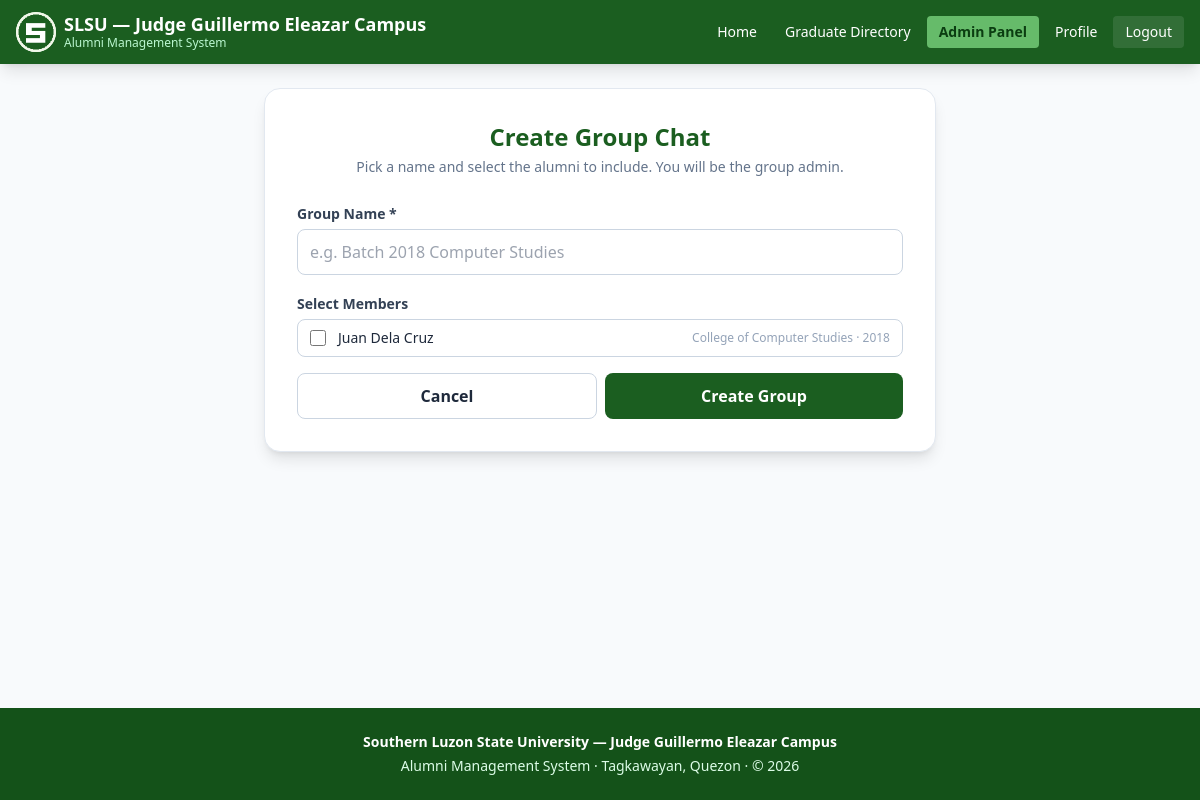
/messages/group/new (signed in), run on the app's committed database.
### tables this page shows
CREATE TABLE users (
    id INTEGER PRIMARY KEY AUTOINCREMENT,
    full_name TEXT NOT NULL,
    student_number TEXT NOT NULL,
    department TEXT,
    year_graduated INTEGER,
    email TEXT UNIQUE NOT NULL,
    contact TEXT,
    password_hash TEXT NOT NULL,
    status TEXT NOT NULL DEFAULT 'pending_unverified',
    verification_status TEXT NOT NULL DEFAULT 'unverified',
    is_admin INTEGER NOT NULL DEFAULT 0,
    bio TEXT DEFAULT '',
    employment TEXT DEFAULT '',
    location TEXT DEFAULT '',
    profile_pic TEXT DEFAULT '',
    created_at TEXT NOT NULL,
    last_login TEXT
);

### app.py (the view, shortened to what this page needs)
@app.route("/messages/group/new", methods=["GET", "POST"])
@login_required
def group_new():
    user = current_user()
    db = get_db()
    alumni = db.execute(
        "SELECT id, full_name, department, year_graduated FROM users "
        "WHERE status='approved' AND is_admin=0 AND id != ? ORDER BY full_name",
        (user["id"],),
    ).fetchall()
    return render_template("create_group.html", alumni=alumni)

### app.py (called while the page is built)
def get_db():
    if "db" not in g:
        g.db = sqlite3.connect(DATABASE)
        g.db.row_factory = sqlite3.Row
        g.db.execute("PRAGMA foreign_keys = ON")
    return g.db

def current_user():
    uid = session.get("user_id")
    if not uid:
        return None
    db = get_db()
    return db.execute("SELECT * FROM users WHERE id = ?", (uid,)).fetchone()

def login_required(f):
    @wraps(f)
    def wrapper(*args, **kwargs):
        if not session.get("user_id"):
            flash("Please log in to access that page.", "warning")
            return redirect(url_for("login", next=request.path))
        user = current_user()
        if not user or user["status"] != "approved":
            session.clear()
            flash("Your account is not yet approved or has been deactivated.", "warning")
            return redirect(url_for("login"))
        return f(*args, **kwargs)
    return wrapper

def unread_count():
    user = current_user()
    if not user:
        return 0
    db = get_db()
    row = db.execute(
        "SELECT COUNT(*) AS c FROM notifications WHERE user_id = ? AND is_read = 0",
        (user["id"],),
    ).fetchone()
    return row["c"] if row else 0

@app.context_processor
def inject_globals():
    return {
        "current_user": current_user(),
        "unread_count": unread_count(),
        "now_year": datetime.now().year,
        "REACTIONS": REACTIONS,  # [NEW] exposed to templates for reaction picker
    }

### templates/create_group.html (shortened to what this page needs)
{% extends "base.html" %}
{% block content %}
<div class="max-w-2xl mx-auto">
  <div class="bg-white rounded-2xl border border-slate-200 shadow-lg p-8">
    <h1 class="text-2xl font-bold text-slsu-700 text-center">Create Group Chat</h1>
    <p class="text-sm text-slate-500 text-center mt-1">Pick a name and select the alumni to include. You will be the group admin.</p>
    <form method="post" class="mt-6 space-y-4">
      <div>
        <label class="text-sm font-semibold text-slate-700">Group Name *</label>
        <input name="name" required placeholder="e.g. Batch 2018 Computer Studies" class="mt-1 w-full border border-slate-300 rounded-lg px-3 py-2.5 focus:ring-2 focus:ring-slsu-600 outline-none">
      </div>
      <div>
        <label class="text-sm font-semibold text-slate-700">Select Members</label>
        <div class="mt-1 border border-slate-300 rounded-lg max-h-72 overflow-y-auto divide-y divide-slate-100">
          {% for a in alumni %}
          <label class="flex items-center gap-3 px-3 py-2 hover:bg-slate-50 cursor-pointer text-sm">
            <input type="checkbox" name="members" value="{{ a.id }}" class="w-4 h-4 accent-slsu-700">
            <span class="font-medium text-slate-800">{{ a.full_name }}</span>
            <span class="text-xs text-slate-400 ml-auto">{{ a.department or '' }} · {{ a.year_graduated or '' }}</span>
          </label>
          {% else %}
          <p class="p-4 text-sm text-slate-400">No other approved alumni available yet.</p>
          {% endfor %}
        </div>
      </div>
      <div class="flex gap-2">
        <a href="{{ url_for('messages') }}" class="flex-1 text-center py-2.5 border border-slate-300 rounded-lg font-semibold hover:bg-slate-50">Cancel</a>
        <button class="flex-1 py-2.5 bg-slsu-700 text-white rounded-lg font-semibold hover:bg-slsu-600">Create Group</button>
      </div>
    </form>
  </div>
</div>
{% endblock %}

### data on the page
users: full_name "Juan Dela Cruz", department "College of Computer Studies", year_graduated "2018"
